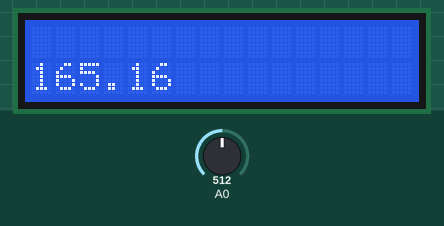
Recording of a sketch running on a simulated Arduino Uno, built with avr-gcc and run on an emulated ATmega328P. Parts: 16×2 character LCD. Inputs (shaded band) come from the test bench; at power-on: A0 = 512. What the sketch prints to the serial monitor is not drawn.

Above: at 1.2 s.
1.3 s: A0 set to 716
At 3.8 s:
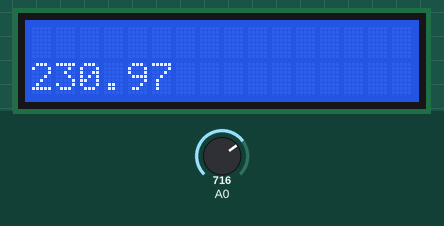
5.5 s: A0 set to 900
At 7.9 s:
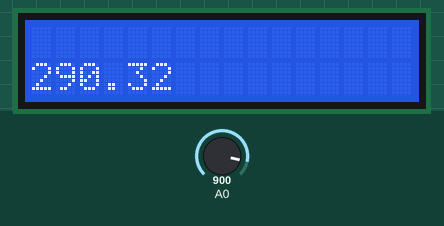
9.6 s: A0 set to 1023
At 11.9 s:
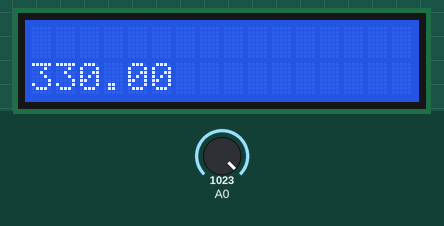
Timing chart, 0 to 13.4 s (numbered marks = the images above; inputs shaded):
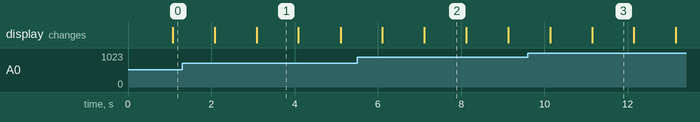

Measured:
- after the input at 1.3 s, the display: first differs from a run without the input after 1.8 s (image 1)
- after the input at 5.5 s, the display: first differs from a run without the input after 1.6 s (image 2)
- after the input at 9.6 s, the display: first differs from a run without the input after 1.5 s (image 3)
- what the display in image 1 shows lasts 1.0 s, from 3.1 s to 4.1 s

The sketch:

temp_sensor.ino
```cpp
#include<LiquidCrystal_I2C.h>
LiquidCrystal_I2C lcd(0x27,16,2);
float vref=3.3;
float resolution = vref/1023;
float temp;
void setup() {
  pinMode(A0,INPUT);
  Serial.begin(9600);
  lcd.init();
  lcd.backlight();
  lcd.clear();


}

void loop() {
  lcd.clear();
  temp=analogRead(A0);
  temp=(temp*resolution);
  temp=temp*100;
  delay(1000);
  lcd.setCursor(0,1);
  lcd.print(temp);
  Serial.println(temp);
  delay(1000);
  lcd.clear();


}
```
